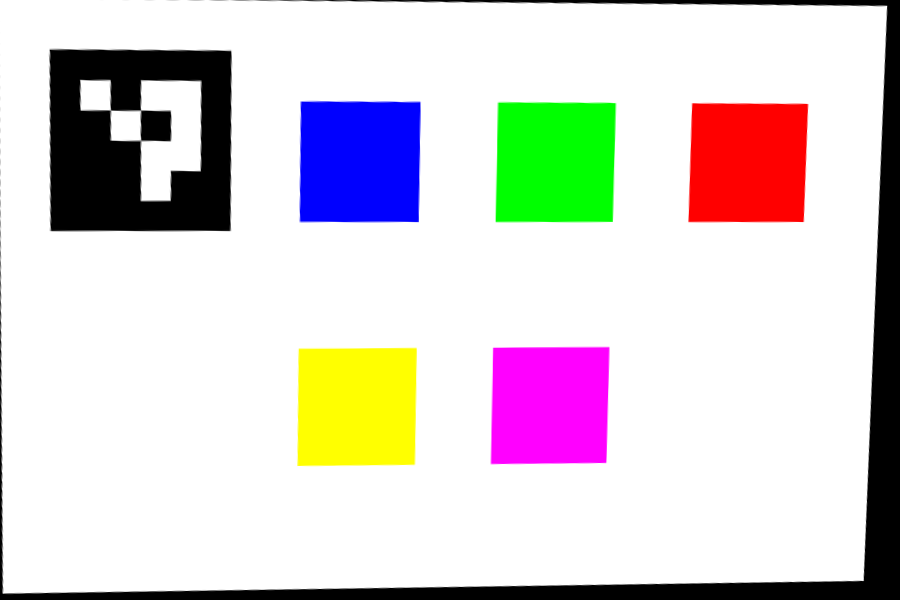
#> input picture cv/test_canonical_card.png, 900 x 600 px
$ python make_test_frame.py
#> lines starting #> are read from the running program, lines starting #| are printed output that depends on the picture
import cv2
import numpy as np

# Load our existing canonical reference card
card = cv2.imread("test_canonical_card.png")
#> card is the input picture: shape (600, 900, 3); mean B, G, R 210, 210, 216.2

if card is None:
    raise FileNotFoundError(
        "Could not find test_canonical_card.png"
    )

# Create a larger frame
# 1400 wide × 600 high
frame = np.ones(
    (600, 1400, 3),
    dtype=np.uint8
) * 240

# Put reference card on the left
frame[:, :900] = card
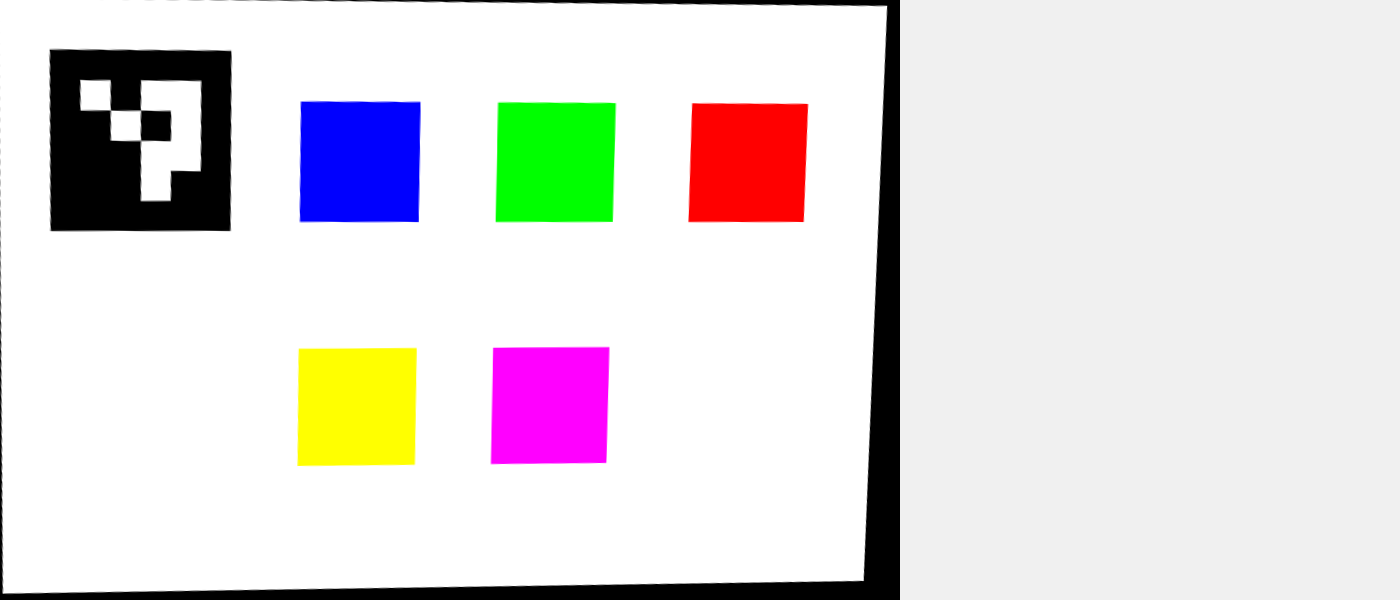
#> frame: shape (600, 1400, 3); mean B, G, R 220.7, 220.7, 224.7

# -----------------------------
# Fake test-reaction area
# -----------------------------

# Reaction container
cv2.rectangle(
    frame,
    (1000, 180),
    (1300, 420),
    (0, 0, 0),
    3
)

# Fake chemical reaction colour
# BGR = orange
cv2.rectangle(
    frame,
    (1020, 200),
    (1280, 400),
    (0, 140, 255),
    -1
)

# Label
cv2.putText(
    frame,
    "TEST REACTION",
    (1000, 460),
    cv2.FONT_HERSHEY_SIMPLEX,
    0.8,
    (0, 0, 0),
    2
)
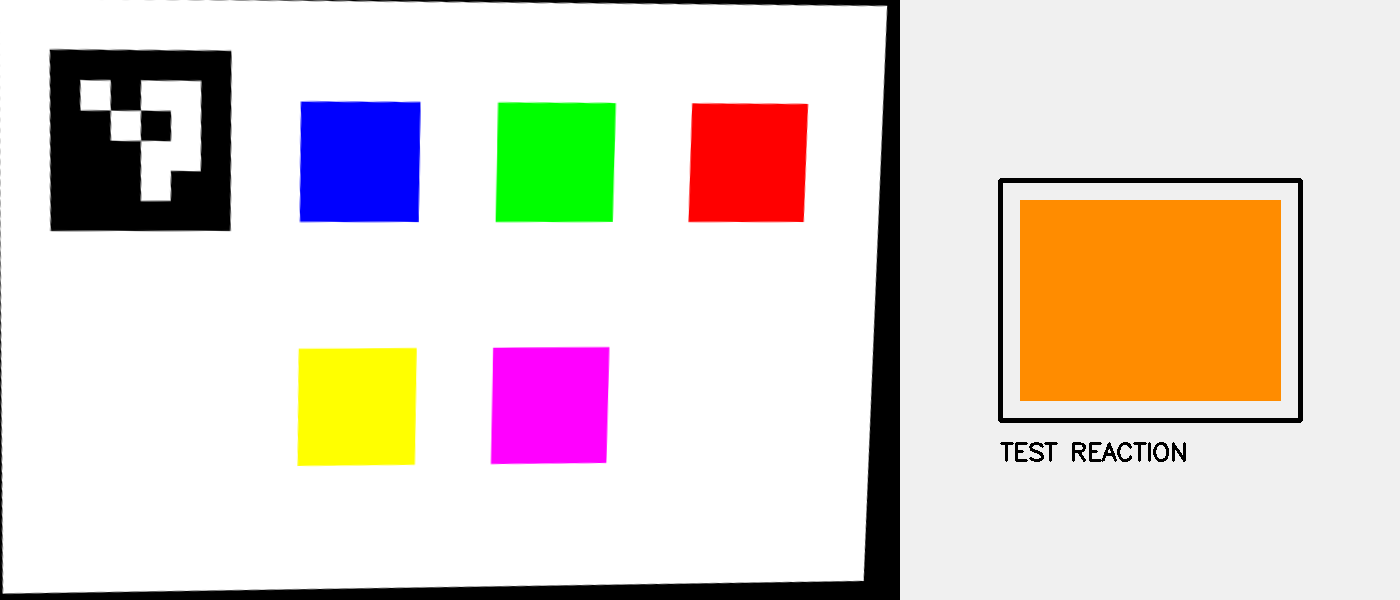
#> frame: shape (600, 1400, 3); mean B, G, R 203.8, 212.5, 223.7

# Save
cv2.imwrite(
    "test_capture.png",
    frame
)

print("Created test_capture.png")
print("Frame size:", frame.shape)
#| Frame size: (600, 1400, 3)
